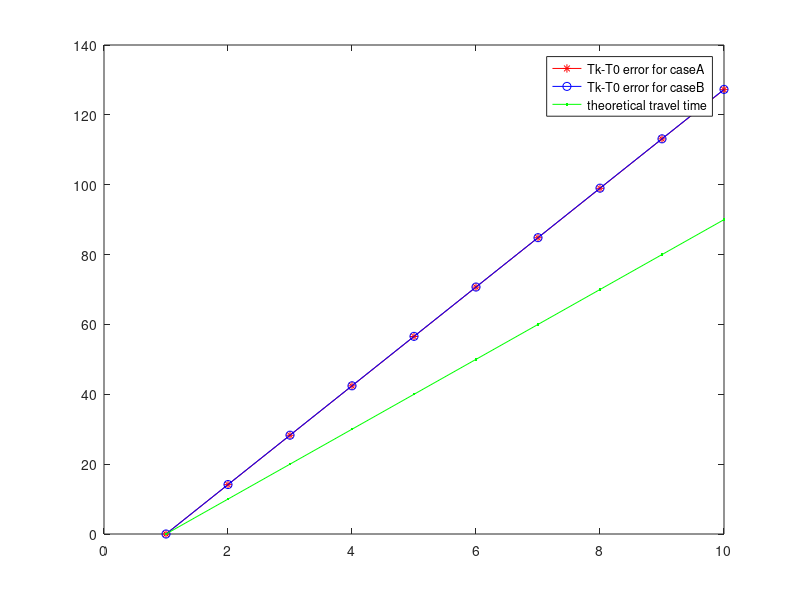

This figure's MATLAB source:
%ca=[9.62 23.75 37.85 51.98 66.09 80.25 94.35 108.45 122.6 136.7]
%cb=[9.64 23.73 37.88 52.04 66.19 80.347 94.50 108.59 122.745 136.90]
ca=[9.63 23.76 37.9 52.04 66.175 80.32 94.45 108.6 122.75 136.85]
cb=[9.61 23.77 37.9 52.04 66.195 80.32 94.45 108.625 122.75 136.90]
plot(1:10,ca-ca(1),'r*-',1:10,cb-cb(1),'bo-',1:10,10*(0:9),'g.-');
legend('Tk-T0 error for caseA','Tk-T0 error for caseB','theoretical travel time')